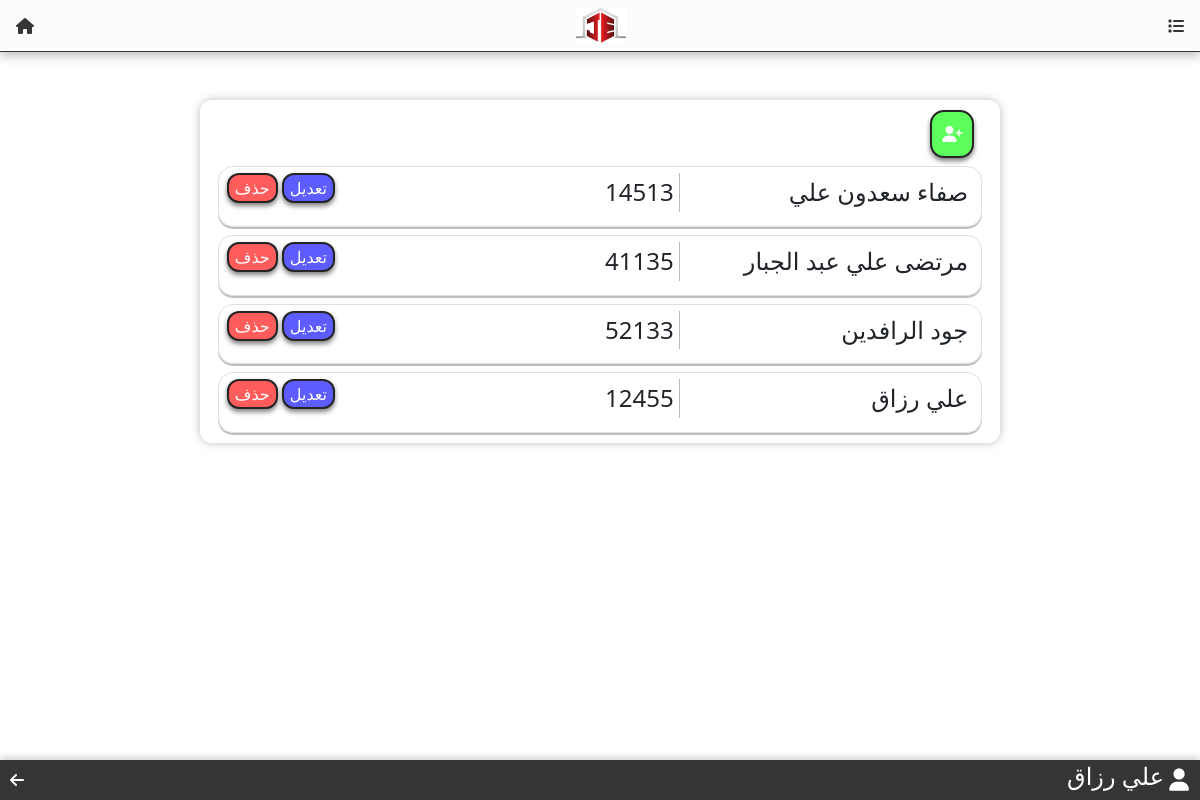
Screenshot of /admin-dashboard (signed in) with the database file from the repository.
### website/models.py (models this page shows)
class User(db.Model):
    id = db.Column(db.Integer, primary_key=True)
    name = db.Column(db.String(100), nullable=False)
    code = db.Column(db.String(100), unique=True, nullable=False)
    project_name = db.Column(db.String(100), nullable=False)
    admin = db.Column(db.Boolean, nullable=False)
    transactions = db.relationship("Transaction", backref="author", lazy=True)

### website/views.py (the view, shortened to what this page needs)
@views.route("/admin-dashboard", methods=["GET", "POST"])
def admin_dashboard():
    if not session.get("admin"):
        return redirect("/admin-login")
    username = session.get("username", "مجهول")
    users = User.query.all()
    return render_template("admin dashboard.html", name=username, users=users)

### website/templates/admin dashboard.html (shortened to what this page needs)
<!DOCTYPE html>
<html lang="ar" dir="rtl">
<head>
    <link rel="stylesheet" href="{{url_for('static',filename = 'style.css')}}">
    <link rel="stylesheet" href="{{url_for('static',filename = 'admin dashboard.css')}}">
    <link href="https://cdn.jsdelivr.net/npm/bootstrap@5.3.6/dist/css/bootstrap.min.css" rel="stylesheet">
    <link href="https://cdnjs.cloudflare.com/ajax/libs/font-awesome/6.5.0/css/all.min.css" rel="stylesheet">
</head>
<body>
    <nav id="top_bar" class="navbar fixed-top d-flex justify-content-between align-items-center px-3">
        <i class="fa-solid fa-list hover-effect" style="color: var(--grey);"></i>
        <img src="{{ url_for('static', filename='imgs/nav_logo.jpg') }}" alt="jood al rafidian" class="img-fluid" style="height: 35px;">
        <a href="/" class="hover-effect">
            <i class="fa-solid fa-house" style="color: var(--grey);"></i>
        </a>
    </nav>
    <div class="container-fluid main_container flex-box">
        <div class="custom_card">
            <div style="display: flex; width: 96%;">
                <button class="add_button" onclick="openForm()">
                    <i class="fa-solid fa-user-plus" style="color: #ffffff;"></i>
                </button>
            </div>
            {% for user in users %}
                {% if not user.admin %}
                    <div class="user_row">
                        <div style="display: flex; justify-content: space-between; width: 50%; text-align: center;">
                            <h4 style="padding-right: 3px; padding:5px  ;">{{user.name}}</h4>
                            <h4 style="border-right: 1px rgba(128, 128, 128, 0.56) solid;padding-right: 3px; padding:5px  ;">{{user.code}}</h4>
                        </div>
                        <div>
                            <a href="{{ url_for('views.user_info', userid=user.id) }}" style="text-decoration: none;">
                                <button class="edit_button">تعديل</button>
                            </a>
                            <button onclick="openwarning({{ user.id }}, '{{ user.name }}')" class="delete_button">حذف</button>
                        </div>
                    </div>
                {% endif %}
            {% endfor %}
        </div>
        <div class="bottom_bar"dir="ltr">
            <a href="javascript:history.back()" class="hover-effect">
            <i class="fa-solid fa-arrow-left" style="color: var(--white);"></i>
            </a>
            <div style="display: flex; flex-direction: row; justify-content: center; align-items: center;gap: 4px;padding-right: 4px;">
                <h4 style="color: white; padding: 4px;">{{name}}</h4>
                <i class="fa-solid fa-user" style="color: #ffffff; scale: 140%;"></i>
            </div>
        </div>
    </div>
</body>
</html>

### website/static/style.css (style rules this page uses)
:root { --red: rgb(236, 0, 0); --dark: rgb(14, 14, 14); --grey: rgb(53, 53, 53); --white: rgb(252, 252, 252); --paige: #FAF6E9; }
html, body { margin: 0; padding: 0; }
#top_bar { background-color: var(--white); border-bottom: 1px solid var(--grey); box-shadow: 0 4px 10px rgba(0, 0, 0, 0.25); }
.custom_card { display: flex; flex-direction: column; justify-content: center; align-items: center; border-radius: 12px; box-shadow: 0 0px 10px rgba(0, 0, 0, 0.253); margin-top: 100px; background-color: rgba(255, 255, 255, 0.473); backdrop-filter: blur(8px); padding: 10px 10px; z-index: 5; width: 96%; max-width: 800px; }
.main_container { display: flex; flex-direction: column; align-items: center; }
.bottom_bar { position: fixed; bottom: 0; left: 0; width: 100%; height: 5vh; z-index: 100; display: flex; padding: 10px; justify-content: space-between; align-items: center; background: var(--grey); box-shadow: 0 -2px 8px rgba(0,0,0,0.2); }

### website/static/admin dashboard.css (style rules this page uses)
.user_row { display: flex; justify-content: space-between; gap: 10px; width: 98%; border: 1px solid rgba(128, 128, 128, 0.25); border-radius: 15px; padding: 6px 8px; margin-top: 8px; box-shadow: 0 2px rgba(128, 128, 128, 0.5); scale: 100%; transition: 0.3s ease-in-out; }
.edit_button { border-radius: 12px; background: rgb(92, 92, 255); color: white; text-align: center; border: 2px solid rgb(36, 36, 36); box-shadow: 0 3px 5px rgb(128, 128, 128); transition: 0.3s ease-in-out; scale: 100%; }
.delete_button { border-radius: 12px; background: rgb(255, 92, 92); color: white; text-align: center; border: 2px solid rgb(36, 36, 36); box-shadow: 0 3px 5px rgb(128, 128, 128); transition: 0.3s ease-in-out; scale: 100%; }
.add_button { border-radius: 14px; background: rgb(92, 255, 92); color: white; text-align: center; border: 2px solid rgb(36, 36, 36); box-shadow: 0 3px 5px rgb(128, 128, 128); transition: 0.3s ease-in-out; scale: 100%; padding: 10px 10px; }

### rows the page displays
User: name "صفاء سعدون علي", code "14513"
User: name "مرتضى علي عبد الجبار", code "41135"
User: name "جود الرافدين", code "52133"
User: name "علي رزاق", code "12455"
